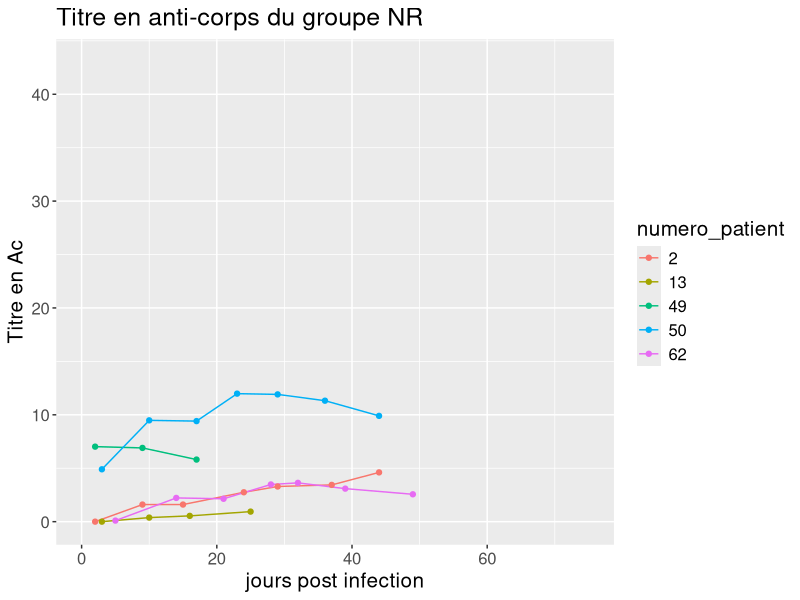
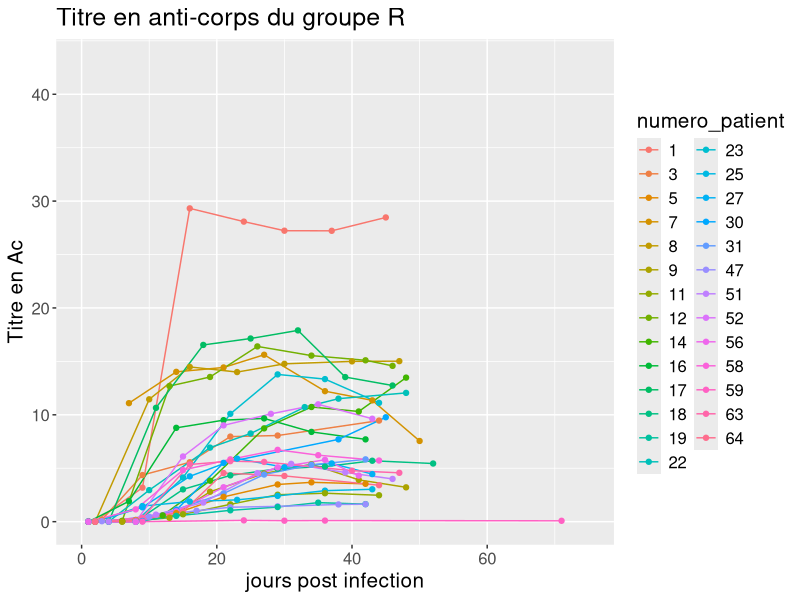
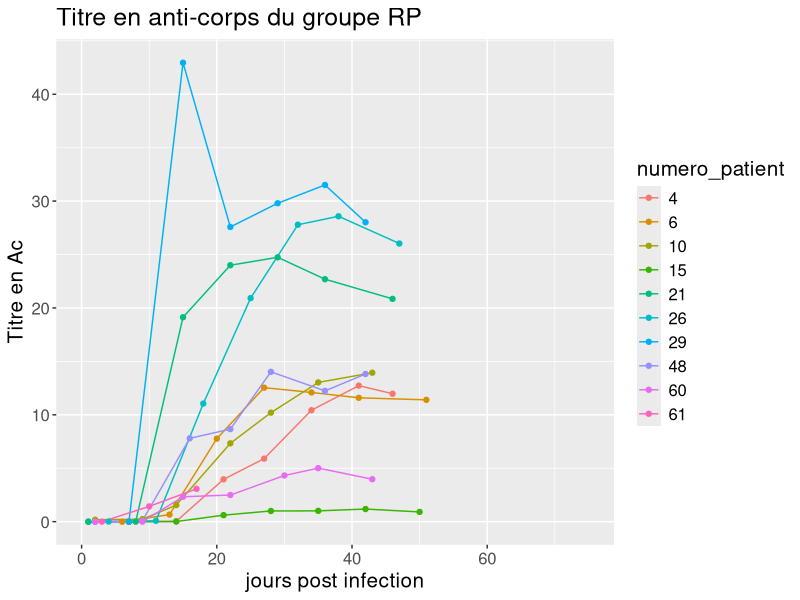
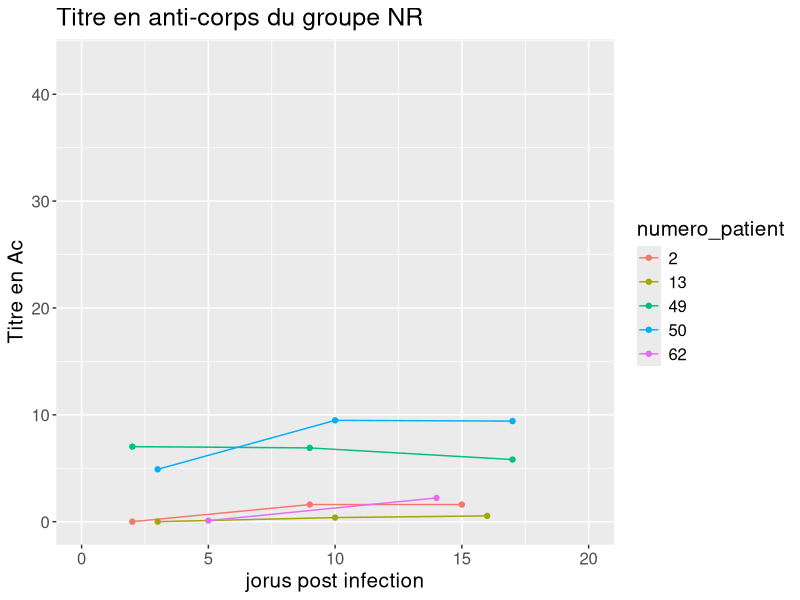
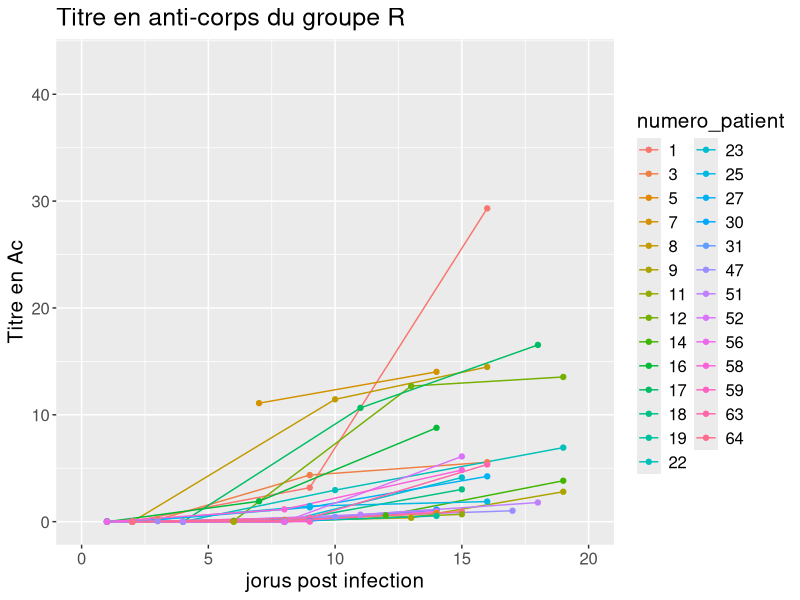
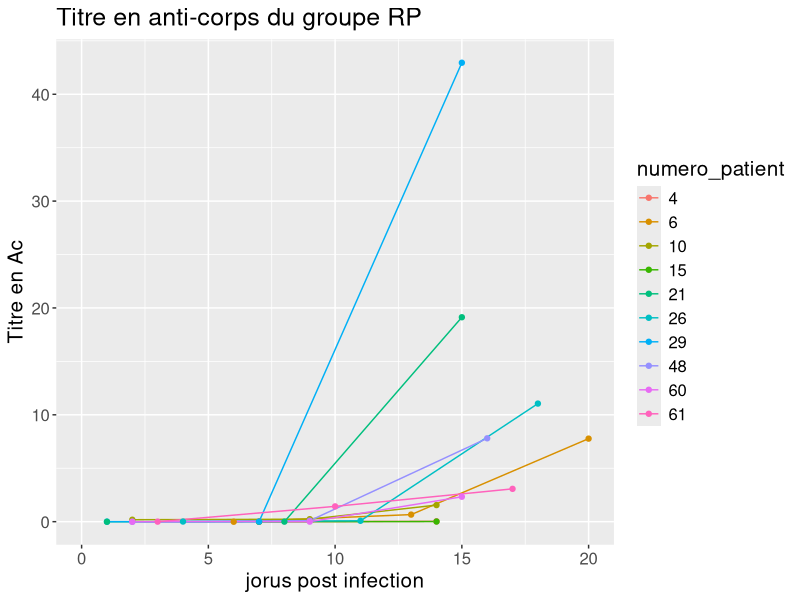
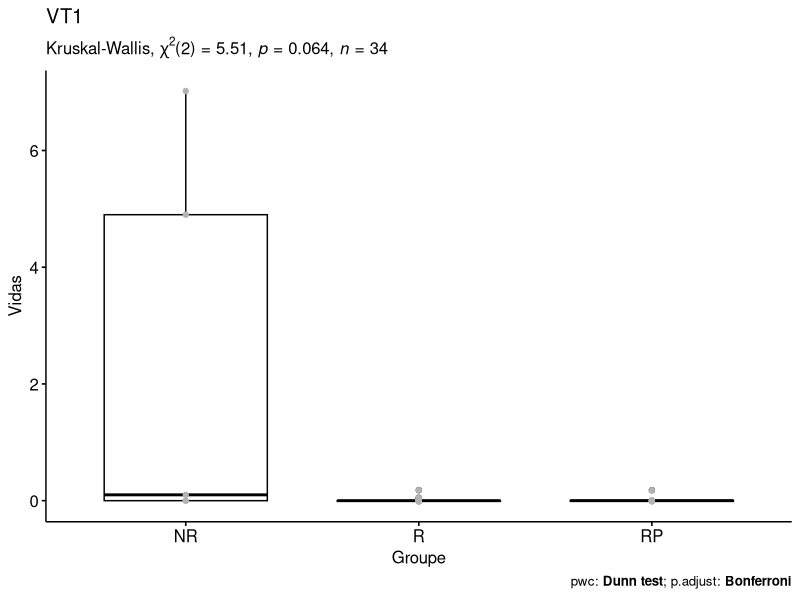
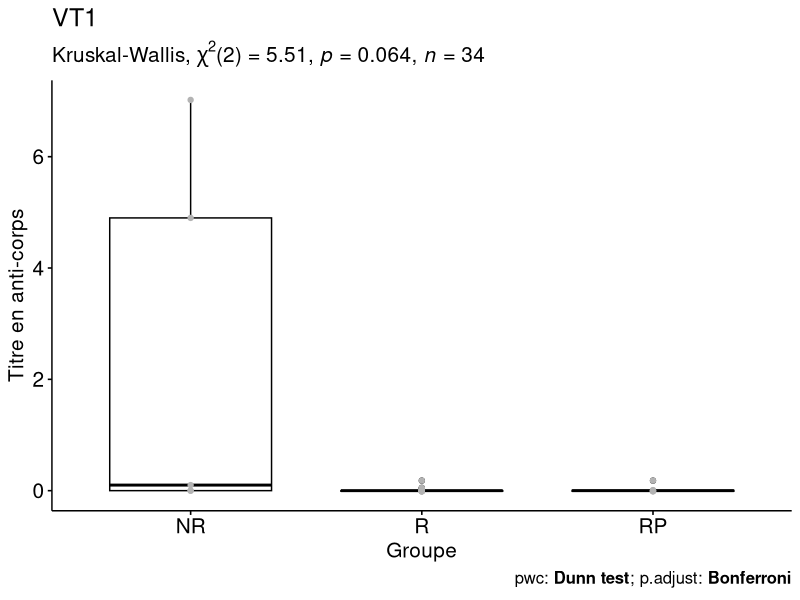

The R source for these figures, in order: (Note: this script raises an error after producing the figures.)
library(dplyr)
library(tidyverse)
library(openxlsx)
library(ggpubr)
library(rstatix)

# import datat----
rm(list = ls())
data <- read.xlsx("data/titre_virale_IFI27_Ac.xlsx", sheet = 4)
data_months <- read.xlsx("data/titre_virale_IFI27_Ac.xlsx", sheet = 5)
data$numero_patient<- as.factor(data$numero_patient)

# creation des sous matrice pour les groupes-----
new <- data$Groupe %in% "NR"
groupe_NR <- data[new==T,]
new <- data$Groupe %in% "R"
groupe_R <- data[new==T,]
new <- data$Groupe %in% "RP"
groupe_RP <- data[new==T,]

new <- data_months$months %in% "S1"
data_S1 <- data_months[new==T,]
new <- data_months$months %in% "S2"
data_S2 <- data_months[new==T,]

numgp_NR <- groupe_NR$numero_patient
numgp_R <- groupe_R$numero_patient
numgp_RP <- groupe_RP$numero_patient

# visualisation----
ggplot(data = groupe_NR, 
       aes_string(x="day", 
                  y= "Vidas", 
                  color = "numero_patient ", 
                  group = "numero_patient"))+ 
  geom_line() + 
  geom_point() + 
  ggtitle("Titre en anti-corps du groupe NR")+
  scale_x_continuous(name = "jours post infection",
                     limits = c(0, 75))+
  scale_y_continuous(name = "Titre en Ac",
                     limits = c(-0.01,43))+
  theme(text = element_text(size = 15))   

ggplot(data = groupe_R, 
       aes_string(x="day", 
                  y= "Vidas", 
                  color = "numero_patient ", 
                  group = "numero_patient"))+ 
  geom_line() + 
  geom_point() + 
  ggtitle("Titre en anti-corps du groupe R")+
  scale_x_continuous(name = "jours post infection",
                     limits = c(0, 75))+
  scale_y_continuous(name = "Titre en Ac",
                     limits = c(-0.01,43))+
  theme(text = element_text(size = 15))   

ggplot(data = groupe_RP, 
       aes_string(x="day", 
                  y= "Vidas", 
                  color = "numero_patient ", 
                  group = "numero_patient"))+ 
  geom_line() + 
  geom_point() + 
  ggtitle("Titre en anti-corps du groupe RP")+
  scale_x_continuous(name = "jours post infection",
                     limits = c(0, 75))+
  scale_y_continuous(name = "Titre en Ac",
                     limits = c(-0.01,43))+
  theme(text = element_text(size = 15))   


# Bornage 0 à 20 jours-----
ggplot(data = groupe_NR, 
       aes_string(x="day", 
                  y= "Vidas", 
                  color = "numero_patient ", 
                  group = "numero_patient"))+ 
  geom_line() + 
  geom_point() + 
  ggtitle("Titre en anti-corps du groupe NR")+
  scale_x_continuous(name = "jorus post infection",
                     limits = c(0, 20))+
  scale_y_continuous(name = "Titre en Ac",
                     limits = c(-0.01,43))+
  theme(text = element_text(size = 15))   

ggplot(data = groupe_R, 
       aes_string(x="day", 
                  y= "Vidas", 
                  color = "numero_patient ", 
                  group = "numero_patient"))+ 
  geom_line() + 
  geom_point() + 
  ggtitle("Titre en anti-corps du groupe R")+
  scale_x_continuous(name = "jorus post infection",
                     limits = c(0, 20))+
  scale_y_continuous(name = "Titre en Ac",
                     limits = c(-0.01,43))+
  theme(text = element_text(size = 15))   

ggplot(data = groupe_RP, 
       aes_string(x="day", 
                  y= "Vidas", 
                  color = "numero_patient ", 
                  group = "numero_patient"))+ 
  geom_line() + 
  geom_point() + 
  ggtitle("Titre en anti-corps du groupe RP")+
  scale_x_continuous(name = "jorus post infection",
                     limits = c(0, 20))+
  scale_y_continuous(name = "Titre en Ac",
                     limits = c(-0.01,43))+
  theme(text = element_text(size = 15))   

# Bornage pour nouveau time point ----
data <- arrange(data, day)
data_VT1 <- data[1:34,]
data_VT2 <- data[35:76,]
data_VT3 <- data[77:119,]
data_VT4 <- data[120:157,]
data_VT5 <- data[158:195,]
data_VT6 <- data[196:232,]
data_VT7 <- data[233:266,]
data_VT8 <- data[267:279,]

## VT1----
datat_VT1_NR<- data_VT1$Groupe %in% "NR"
datat_VT1_NR<- data_VT1[datat_VT1_NR==T,]
datat_VT1_R<- data_VT1$Groupe %in% "R"
datat_VT1_R<- data_VT1[datat_VT1_R==T,]
datat_VT1_RP<- data_VT1$Groupe %in% "RP"
datat_VT1_RP<- data_VT1[datat_VT1_RP==T,]

mean_VT1_NR<-mean(datat_VT1_NR$Vidas)
mean_VT1_R<-mean(datat_VT1_R$Vidas)
mean_VT1_RP<-mean(datat_VT1_RP$Vidas)

## VT2----
datat_VT2_NR<- data_VT2$Groupe %in% "NR"
datat_VT2_NR<- data_VT2[datat_VT2_NR==T,]
datat_VT2_R<- data_VT2$Groupe %in% "R"
datat_VT2_R<- data_VT2[datat_VT2_R==T,]
datat_VT2_RP<- data_VT2$Groupe %in% "RP"
datat_VT2_RP<- data_VT2[datat_VT2_RP==T,]

mean_VT2_NR<-mean(datat_VT2_NR$Vidas)
mean_VT2_R<-mean(datat_VT2_R$Vidas)
mean_VT2_RP<-mean(datat_VT2_RP$Vidas)

## VT3----
datat_VT3_NR<- data_VT3$Groupe %in% "NR"
datat_VT3_NR<- data_VT3[datat_VT3_NR==T,]
datat_VT3_R<- data_VT3$Groupe %in% "R"
datat_VT3_R<- data_VT3[datat_VT3_R==T,]
datat_VT3_RP<- data_VT3$Groupe %in% "RP"
datat_VT3_RP<- data_VT3[datat_VT3_RP==T,]

mean_VT3_NR<-mean(datat_VT3_NR$Vidas)
mean_VT3_R<-mean(datat_VT3_R$Vidas)
mean_VT3_RP<-mean(datat_VT3_RP$Vidas)


resume<-t(data.frame(mean_VT1_NR,mean_VT1_R,mean_VT1_RP,mean_VT2_NR,mean_VT2_R,mean_VT2_RP,mean_VT3_NR,mean_VT3_R,mean_VT3_RP))

# write.csv(resume, "resume_mean_ab_covid.csv")

# Stat----
## VT1----
data_VT1 %>% sample_n_by(Groupe, size = 1)
data_VT1 <- data_VT1 %>%
  reorder_levels(Groupe, order = c( "NR","R", "RP"))
summary(data_VT1)

print(data_VT1 %>% 
        group_by(Groupe) %>%
        get_summary_stats(`Vidas`, type = "common"))
# Test kruskal
res.kruskal <- data_VT1 %>% kruskal_test(formula(paste0( 'Vidas'," ~ Groupe")))
print(res.kruskal)
# Taille de l’effet
print(data_VT1 %>% kruskal_effsize(formula(paste0('Vidas'," ~ Groupe"))))

# Comparaisons par paires test de Dunn
pwc <- data_VT1 %>% 
  dunn_test(formula(paste0('Vidas'," ~ Groupe")), p.adjust.method = "bonferroni") 
print(pwc)

# Visualisation : Boxplots avec p-values
pwc <- pwc %>% add_xy_position(x = "Groupe")
print(ggboxplot(data_VT1, x = "Groupe", y = 'Vidas') +
        stat_pvalue_manual(pwc, hide.ns = TRUE) +
        labs(
          subtitle = get_test_label(res.kruskal, detailed = TRUE),
          caption = get_pwc_label(pwc)
        )+
        geom_point(colour = "gray70")+
        ggtitle("VT1")) +
  ylab("Titre en anti-corps")+
        theme(text = element_text(size = 15))   

## VT2----
data_VT2 %>% sample_n_by(Groupe, size = 1)
data_VT2 <- data_VT2 %>%
  reorder_levels(Groupe, order = c( "NR","R", "RP"))
summary(data_VT2)

print(data_VT2 %>% 
        group_by(Groupe) %>%
        get_summary_stats(`Vidas`, type = "common"))
# Test kruskal
res.kruskal <- data_VT2 %>% kruskal_test(formula(paste0( 'Vidas'," ~ Groupe")))
print(res.kruskal)
# Taille de l’effet
print(data_VT2 %>% kruskal_effsize(formula(paste0('Vidas'," ~ Groupe"))))

# Comparaisons par paires test de Dunn
pwc <- data_VT2 %>% 
  dunn_test(formula(paste0('Vidas'," ~ Groupe")), p.adjust.method = "bonferroni") 
print(pwc)

# Visualisation : Boxplots avec p-values
pwc <- pwc %>% add_xy_position(x = "Groupe")
print(ggboxplot(data_VT2, x = "Groupe", y = 'Vidas') +
        stat_pvalue_manual(pwc, hide.ns = TRUE) +
        labs(
          subtitle = get_test_label(res.kruskal, detailed = TRUE),
          caption = get_pwc_label(pwc)
        )+
        geom_point(colour = "gray70")+
        ggtitle("VT2")) +
  ylab("Titre en anti-corps")+
  theme(text = element_text(size = 15)) 

## VT3----
data_VT3 %>% sample_n_by(Groupe, size = 1)
data_VT3 <- data_VT3 %>%
  reorder_levels(Groupe, order = c( "NR","R", "RP"))
summary(data_VT3)

print(data_VT3 %>% 
        group_by(Groupe) %>%
        get_summary_stats(`Vidas`, type = "common"))
# Test kruskal
res.kruskal <- data_VT3 %>% kruskal_test(formula(paste0( 'Vidas'," ~ Groupe")))
print(res.kruskal)
# Taille de l’effet
print(data_VT3 %>% kruskal_effsize(formula(paste0('Vidas'," ~ Groupe"))))

# Comparaisons par paires test de Dunn
pwc <- data_VT3 %>% 
  dunn_test(formula(paste0('Vidas'," ~ Groupe")), p.adjust.method = "bonferroni") 
print(pwc)

# Visualisation : Boxplots avec p-values
pwc <- pwc %>% add_xy_position(x = "Groupe")
print(ggboxplot(data_VT3, x = "Groupe", y = 'Vidas') +
        stat_pvalue_manual(pwc, hide.ns = TRUE) +
        labs(
          subtitle = get_test_label(res.kruskal, detailed = TRUE),
          caption = get_pwc_label(pwc)
        )+
        geom_point(colour = "gray70")+
        ggtitle("VT3")) +
  ylab("Titre en anti-corps")+
  theme(text = element_text(size = 15)) 

## VT4----
data_VT4 %>% sample_n_by(Groupe, size = 1)
data_VT4 <- data_VT4 %>%
  reorder_levels(Groupe, order = c( "NR","R", "RP"))
summary(data_VT4)

print(data_VT4 %>% 
        group_by(Groupe) %>%
        get_summary_stats(`Vidas`, type = "common"))
# Test kruskal
res.kruskal <- data_VT4 %>% kruskal_test(formula(paste0( 'Vidas'," ~ Groupe")))
print(res.kruskal)
# Taille de l’effet
print(data_VT4 %>% kruskal_effsize(formula(paste0('Vidas'," ~ Groupe"))))

# Comparaisons par paires test de Dunn
pwc <- data_VT4 %>% 
  dunn_test(formula(paste0('Vidas'," ~ Groupe")), p.adjust.method = "bonferroni") 
print(pwc)

# Visualisation : Boxplots avec p-values
pwc <- pwc %>% add_xy_position(x = "Groupe")
print(ggboxplot(data_VT4, x = "Groupe", y = 'Vidas') +
        stat_pvalue_manual(pwc, hide.ns = TRUE) +
        labs(
          subtitle = get_test_label(res.kruskal, detailed = TRUE),
          caption = get_pwc_label(pwc)
        )+
        geom_point(colour = "gray70")+
        ggtitle("VT4")) +
  ylab("Titre en anti-corps")+
  theme(text = element_text(size = 15)) 

## VT5----
data_VT5 %>% sample_n_by(Groupe, size = 1)
data_VT5 <- data_VT5 %>%
  reorder_levels(Groupe, order = c( "NR","R", "RP"))
summary(data_VT5)

print(data_VT5 %>% 
        group_by(Groupe) %>%
        get_summary_stats(`Vidas`, type = "common"))
# Test kruskal
res.kruskal <- data_VT5 %>% kruskal_test(formula(paste0( 'Vidas'," ~ Groupe")))
print(res.kruskal)
# Taille de l’effet
print(data_VT5 %>% kruskal_effsize(formula(paste0('Vidas'," ~ Groupe"))))

# Comparaisons par paires test de Dunn
pwc <- data_VT5 %>% 
  dunn_test(formula(paste0('Vidas'," ~ Groupe")), p.adjust.method = "bonferroni") 
print(pwc)

# Visualisation : Boxplots avec p-values
pwc <- pwc %>% add_xy_position(x = "Groupe")
print(ggboxplot(data_VT5, x = "Groupe", y = 'Vidas') +
        stat_pvalue_manual(pwc, hide.ns = TRUE) +
        labs(
          subtitle = get_test_label(res.kruskal, detailed = TRUE),
          caption = get_pwc_label(pwc)
        )+
        geom_point(colour = "gray70")+
        ggtitle("VT5")) +
  ylab("Titre en anti-corps")+
  theme(text = element_text(size = 15)) 

## VT6----
data_VT6 %>% sample_n_by(Groupe, size = 1)
data_VT6 <- data_VT6 %>%
  reorder_levels(Groupe, order = c( "NR","R", "RP"))
summary(data_VT6)

print(data_VT6 %>% 
        group_by(Groupe) %>%
        get_summary_stats(`Vidas`, type = "common"))
# Test kruskal
res.kruskal <- data_VT6 %>% kruskal_test(formula(paste0( 'Vidas'," ~ Groupe")))
print(res.kruskal)
# Taille de l’effet
print(data_VT6 %>% kruskal_effsize(formula(paste0('Vidas'," ~ Groupe"))))

# Comparaisons par paires test de Dunn
pwc <- data_VT6 %>% 
  dunn_test(formula(paste0('Vidas'," ~ Groupe")), p.adjust.method = "bonferroni") 
print(pwc)

# Visualisation : Boxplots avec p-values
pwc <- pwc %>% add_xy_position(x = "Groupe")
print(ggboxplot(data_VT6, x = "Groupe", y = 'Vidas') +
        stat_pvalue_manual(pwc, hide.ns = TRUE) +
        labs(
          subtitle = get_test_label(res.kruskal, detailed = TRUE),
          caption = get_pwc_label(pwc)
        )+
        geom_point(colour = "gray70")+
        ggtitle("VT6")) +
  ylab("Titre en anti-corps")+
  theme(text = element_text(size = 15)) 

## VT7----
data_VT7 %>% sample_n_by(Groupe, size = 1)
data_VT7 <- data_VT7 %>%
  reorder_levels(Groupe, order = c( "NR","R", "RP"))
summary(data_VT7)

print(data_VT7 %>% 
        group_by(Groupe) %>%
        get_summary_stats(`Vidas`, type = "common"))
# Test kruskal
res.kruskal <- data_VT7 %>% kruskal_test(formula(paste0( 'Vidas'," ~ Groupe")))
print(res.kruskal)
# Taille de l’effet
print(data_VT7 %>% kruskal_effsize(formula(paste0('Vidas'," ~ Groupe"))))

# Comparaisons par paires test de Dunn
pwc <- data_VT7 %>% 
  dunn_test(formula(paste0('Vidas'," ~ Groupe")), p.adjust.method = "bonferroni") 
print(pwc)

# Visualisation : Boxplots avec p-values
pwc <- pwc %>% add_xy_position(x = "Groupe")
print(ggboxplot(data_VT7, x = "Groupe", y = 'Vidas') +
        stat_pvalue_manual(pwc, hide.ns = TRUE) +
        labs(
          subtitle = get_test_label(res.kruskal, detailed = TRUE),
          caption = get_pwc_label(pwc)
        )+
        geom_point(colour = "gray70")+
        ggtitle("VT7")) +
  ylab("Titre en anti-corps")+
  theme(text = element_text(size = 15)) 

## VT8----
data_VT8 %>% sample_n_by(Groupe, size = 1)
data_VT8 <- data_VT8 %>%
  reorder_levels(Groupe, order = c( "NR","R", "RP"))
summary(data_VT8)

print(data_VT8 %>% 
        group_by(Groupe) %>%
        get_summary_stats(`Vidas`, type = "common"))
# Test kruskal
res.kruskal <- data_VT8 %>% kruskal_test(formula(paste0( 'Vidas'," ~ Groupe")))
print(res.kruskal)
# Taille de l’effet
print(data_VT8 %>% kruskal_effsize(formula(paste0('Vidas'," ~ Groupe"))))

# Comparaisons par paires test de Dunn
pwc <- data_VT8 %>% 
  dunn_test(formula(paste0('Vidas'," ~ Groupe")), p.adjust.method = "bonferroni") 
print(pwc)

# Visualisation : Boxplots avec p-values
pwc <- pwc %>% add_xy_position(x = "Groupe")
print(ggboxplot(data_VT8, x = "Groupe", y = 'Vidas') +
        stat_pvalue_manual(pwc, hide.ns = TRUE) +
        labs(
          subtitle = get_test_label(res.kruskal, detailed = TRUE),
          caption = get_pwc_label(pwc)
        )+
        geom_point(colour = "gray70")+
        ggtitle("VT8")) +
  ylab("Titre en anti-corps")+
  theme(text = element_text(size = 15)) 


## S1----
data_S1 %>% sample_n_by(Groupe, size = 1)
data_S1 <- data_S1 %>%
  reorder_levels(Groupe, order = c( "NR","R", "RP"))
summary(data_S1)

print(data_S1 %>% 
        group_by(Groupe) %>%
        get_summary_stats(`Vidas`, type = "common"))
# Test kruskal
res.kruskal <- data_S1 %>% kruskal_test(formula(paste0( 'Vidas'," ~ Groupe")))
print(res.kruskal)
# Taille de l’effet
print(data_S1 %>% kruskal_effsize(formula(paste0('Vidas'," ~ Groupe"))))

# Comparaisons par paires test de Dunn
pwc <- data_S1 %>% 
  dunn_test(formula(paste0('Vidas'," ~ Groupe")), p.adjust.method = "bonferroni") 
print(pwc)

# Visualisation : Boxplots avec p-values
pwc <- pwc %>% add_xy_position(x = "Groupe")
print(ggboxplot(data_S1, x = "Groupe", y = 'Vidas') +
        stat_pvalue_manual(pwc, hide.ns = TRUE) +
        labs(
          subtitle = get_test_label(res.kruskal, detailed = TRUE),
          caption = get_pwc_label(pwc)
        )+
        geom_point(colour = "gray70")+
        ggtitle("S1")) +
  ylab("Titre en anti-corps")+
  theme(text = element_text(size = 15)) 

## S2----
data_S2 %>% sample_n_by(Groupe, size = 1)
data_S2 <- data_S2 %>%
  reorder_levels(Groupe, order = c( "NR","R", "RP"))
summary(data_S2)

print(data_S2 %>% 
        group_by(Groupe) %>%
        get_summary_stats(`Vidas`, type = "common"))
# Test kruskal
res.kruskal <- data_S2 %>% kruskal_test(formula(paste0( 'Vidas'," ~ Groupe")))
print(res.kruskal)
# Taille de l’effet
print(data_S2 %>% kruskal_effsize(formula(paste0('Vidas'," ~ Groupe"))))

# Comparaisons par paires test de Dunn
pwc <- data_S2 %>% 
  dunn_test(formula(paste0('Vidas'," ~ Groupe")), p.adjust.method = "bonferroni") 
print(pwc)

# Visualisation : Boxplots avec p-values
pwc <- pwc %>% add_xy_position(x = "Groupe")
print(ggboxplot(data_S2, x = "Groupe", y = 'Vidas') +
        stat_pvalue_manual(pwc, hide.ns = TRUE) +
        labs(
          subtitle = get_test_label(res.kruskal, detailed = TRUE),
          caption = get_pwc_label(pwc)
        )+
        geom_point(colour = "gray70")+
        ggtitle("S2")) +
  ylab("Titre en anti-corps")+
  theme(text = element_text(size = 15)) 


# Titre en Ac day à 50% du titre

data_final<-
data %>%
  arrange(numero_patient)%>%
  # head(14) %>%
  group_by(numero_patient)%>%
  mutate(max_v = max(Vidas), 
         max_v2=max_v/2,
         test= Vidas>= max_v2)%>%
  dplyr::filter(test == T)%>%
  top_n(1,desc(day))%>%
  select(-max_v,-max_v2, -test)

data_final<-arrange(data_final, Groupe)
data_final<- as.data.frame(data_final)

# data_final ----
data_final %>% sample_n_by(Groupe, size = 1)
data_final <- data_final %>%
  reorder_levels(Groupe, order = c( "NR","R", "RP"))
summary(data_final)

print(data_final %>% 
        group_by(Groupe) %>%
        get_summary_stats(`Vidas`, type = "common"))
# Test kruskal
res.kruskal <- data_final %>% kruskal_test(formula(paste0( 'Vidas'," ~ Groupe")))
print(res.kruskal)
# Taille de l’effet
print(data_final %>% kruskal_effsize(formula(paste0('Vidas'," ~ Groupe"))))

# Comparaisons par paires test de Dunn
pwc <- data_final %>% 
  dunn_test(formula(paste0('Vidas'," ~ Groupe")), p.adjust.method = "bonferroni") 
print(pwc)

# Visualisation : Boxplots avec p-values

print(ggboxplot(data_final, x = "Groupe", y = "Vidas") +
        stat_pvalue_manual(pwc, hide.ns = TRUE) +
        labs(
          subtitle = get_test_label(res.kruskal, detailed = TRUE),
          caption = get_pwc_label(pwc)
        )+
        geom_point(colour = "gray70")+
        ggtitle("Titre en anticorps à 50% du titre max")) +
  ylab("Titre en anti-corps")+
  theme(text = element_text(size = 15)) 




print(ggboxplot(data_final, x = "Groupe", y = 'Vidas') +
        geom_point(colour = "gray70")+
        ggtitle("Titre en anticorps à 50% du titre max")) +
  ylab("Titre en anti-corps")+
  theme(text = element_text(size = 15)) 

# Test de Friedman-----

data_1<- rbind(data_VT1, data_VT2)
data_2 <- rbind(data_VT3, data_VT4,data_VT5,data_VT6, data_VT7,data_VT8)

## TEST data_1 Kruskal + Dunn----
data_1 %>% sample_n_by(Groupe, size = 1)
data_1 <- data_1 %>%
  reorder_levels(Groupe, order = c( "NR","R", "RP"))
summary(data_1)

print(data_1 %>% 
        group_by(Groupe) %>%
        get_summary_stats(`Vidas`, type = "common"))
# Test kruskal
res.kruskal <- data_1 %>% kruskal_test(formula(paste0( 'Vidas'," ~ Groupe")))
print(res.kruskal)
# Taille de l’effet
print(data_1 %>% kruskal_effsize(formula(paste0('Vidas'," ~ Groupe"))))

# Comparaisons par paires test de Dunn
pwc <- data_1 %>% 
  dunn_test(formula(paste0('Vidas'," ~ Groupe")), p.adjust.method = "bonferroni") 
print(pwc)

# Visualisation : Boxplots avec p-values
pwc <- pwc %>% add_xy_position(x = "Groupe")
print(ggboxplot(data_1, x = "Groupe", y = 'Vidas') +
        stat_pvalue_manual(pwc, hide.ns = TRUE) +
        labs(
          subtitle = get_test_label(res.kruskal, detailed = TRUE),
          caption = get_pwc_label(pwc)
        )+
        geom_point(colour = "gray70")+
        ggtitle("VT1+VT2")) +
  ylab("Titre en anti-corps")+
  theme(text = element_text(size = 15)) 


## TEST data_2Kruskal + Dunn----
data_2%>% sample_n_by(Groupe, size = 1)
data_2<- data_2%>%
  reorder_levels(Groupe, order = c( "NR","R", "RP"))
summary(data_1)

print(data_2%>% 
        group_by(Groupe) %>%
        get_summary_stats(`Vidas`, type = "common"))
# Test kruskal
res.kruskal <- data_2%>% kruskal_test(formula(paste0( 'Vidas'," ~ Groupe")))
print(res.kruskal)
# Taille de l’effet
print(data_2%>% kruskal_effsize(formula(paste0('Vidas'," ~ Groupe"))))

# Comparaisons par paires test de Dunn
pwc <- data_2%>% 
  dunn_test(formula(paste0('Vidas'," ~ Groupe")), p.adjust.method = "bonferroni") 
print(pwc)

# Visualisation : Boxplots avec p-values
pwc <- pwc %>% add_xy_position(x = "Groupe")
print(ggboxplot(data_2, x = "Groupe", y = 'Vidas') +
        stat_pvalue_manual(pwc, hide.ns = TRUE) +
        labs(
          subtitle = get_test_label(res.kruskal, detailed = TRUE),
          caption = get_pwc_label(pwc)
        )+
        geom_point(colour = "gray70")+
        ggtitle("VT3+VT4...")) +
  ylab("Titre en anti-corps")+
  theme(text = element_text(size = 15)) 

## data_1 Friedman----
fried<- data_1[,c(4,6,10,11)]
fried %>%
  group_by(Groupe) %>%
  get_summary_stats(Vidas_N, type = "common")

fried %>%
  group_by(real_time_point) %>%
  get_summary_stats(Vidas_N, type = "common")
# fried<-as.data.frame(fried)
fried$real_time_point<-as.factor(fried$real_time_point)
res.fried <- fried %>% friedman_test(Vidas_N ~ real_time_point |Groupe  )
res.fried

write.xlsx(fried, "result/data_victor_friedman.xlsx")







## data_2 Friedman----


data_2 %>%
  group_by(Groupe) %>%
  get_summary_stats(Vidas_N, type = "common") 
data_2 %>%
  group_by(real_time_point) %>%
  get_summary_stats(Vidas_N, type = "common")

data_2$real_time_point<-as.factor(data_2$real_time_point)
res.fried <- data_2 %>% friedman_test(Vidas_N ~ real_time_point |Groupe  )
res.fried







